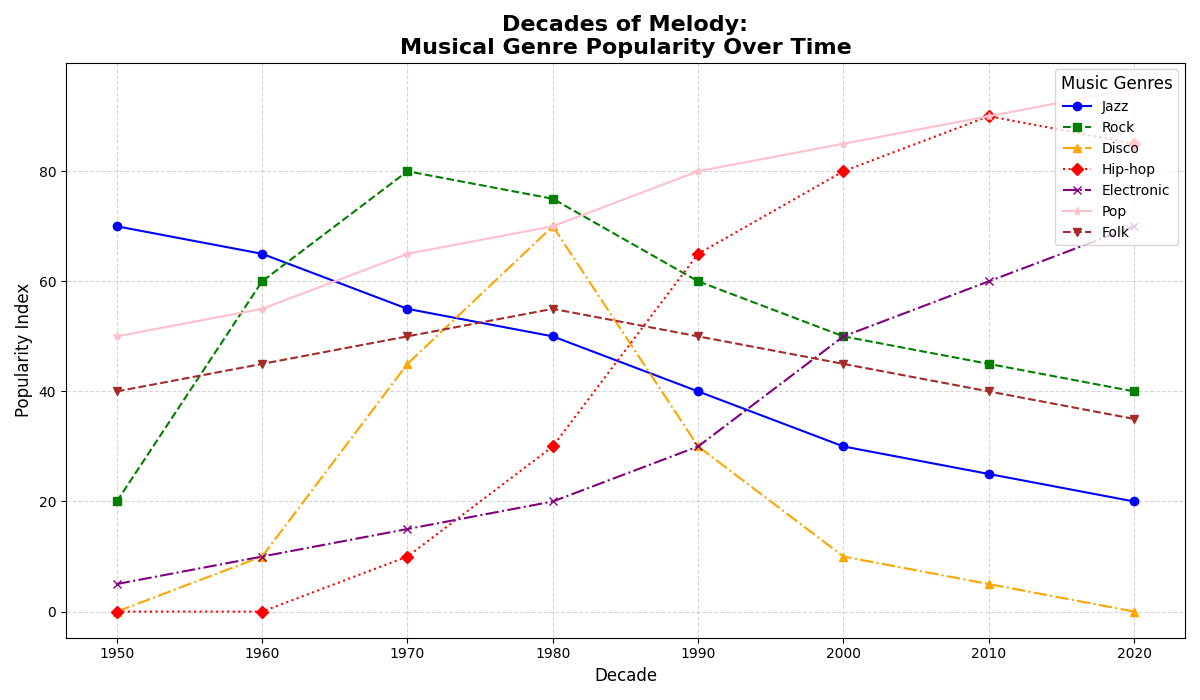

Recreate this plot in Python.
import matplotlib.pyplot as plt
import numpy as np

# Define decades and the popularity index of musical genres
decades = np.arange(1950, 2030, 10)

jazz_popularity = [70, 65, 55, 50, 40, 30, 25, 20]
rock_popularity = [20, 60, 80, 75, 60, 50, 45, 40]
disco_popularity = [0, 10, 45, 70, 30, 10, 5, 0]
hiphop_popularity = [0, 0, 10, 30, 65, 80, 90, 85]
electronic_popularity = [5, 10, 15, 20, 30, 50, 60, 70]

# New additional genres
pop_popularity = [50, 55, 65, 70, 80, 85, 90, 95]  # Steady increase
folk_popularity = [40, 45, 50, 55, 50, 45, 40, 35]  # Consistent but slight decline

fig, ax = plt.subplots(figsize=(12, 7))

ax.plot(decades, jazz_popularity, label='Jazz', color='blue', marker='o', linestyle='-')
ax.plot(decades, rock_popularity, label='Rock', color='green', marker='s', linestyle='--')
ax.plot(decades, disco_popularity, label='Disco', color='orange', marker='^', linestyle='-.')
ax.plot(decades, hiphop_popularity, label='Hip-hop', color='red', marker='D', linestyle=':')
ax.plot(decades, electronic_popularity, label='Electronic', color='purple', marker='x', linestyle='-.')

# Plot lines for new genres
ax.plot(decades, pop_popularity, label='Pop', color='pink', marker='*', linestyle='-')
ax.plot(decades, folk_popularity, label='Folk', color='brown', marker='v', linestyle='--')

ax.set_xlabel('Decade', fontsize=12)
ax.set_ylabel('Popularity Index', fontsize=12)
ax.set_title('Decades of Melody:\nMusical Genre Popularity Over Time', fontsize=16, fontweight='bold')

ax.grid(True, linestyle='--', alpha=0.5)
ax.legend(loc='upper right', title='Music Genres', fontsize=10, title_fontsize='12')

plt.xticks(decades, fontsize=10)
plt.yticks(fontsize=10)

plt.tight_layout()
plt.show()
